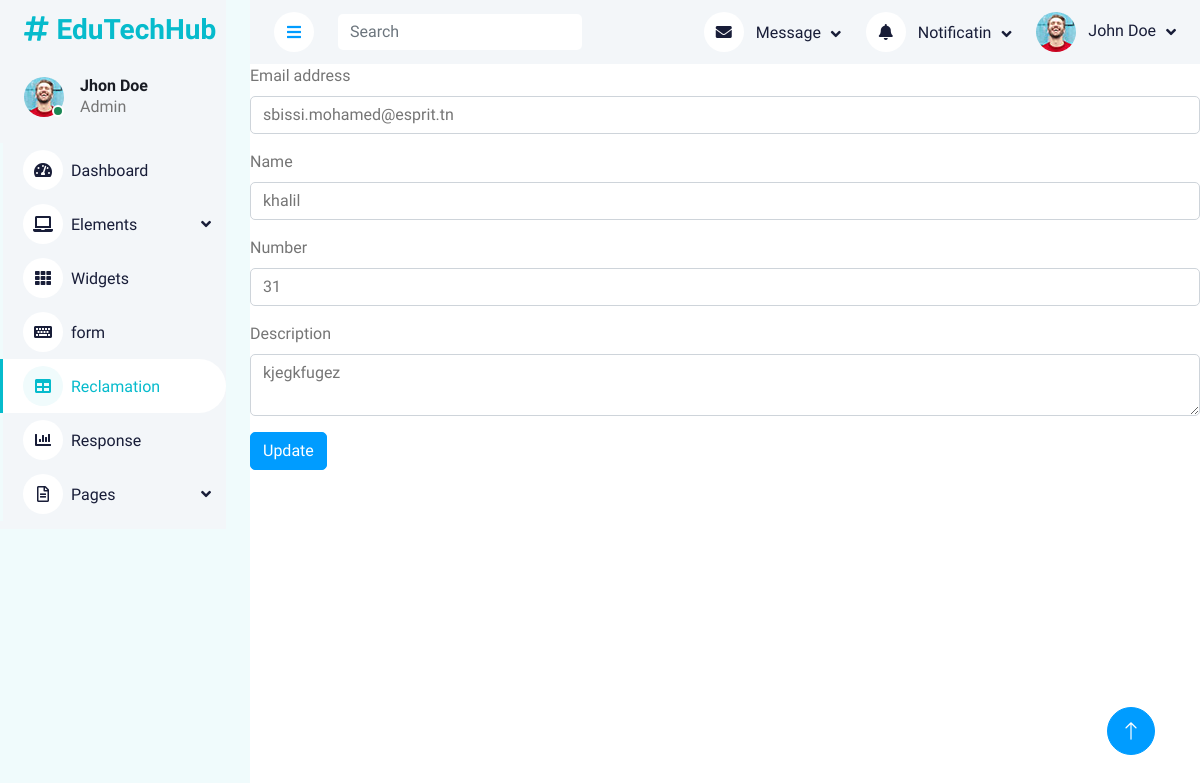
The app's page /view/Back Office/update_reclamation.php?id=10 with its own data.
### tables this page shows
CREATE TABLE `reclamations` (
  `id_recla` int(11) NOT NULL,
  `nom` varchar(50) NOT NULL,
  `num` int(11) NOT NULL,
  `email` varchar(255) NOT NULL,
  `description` varchar(50) NOT NULL
);

### controller/reclamationC.php (called while the page is built, shortened)
<?php
    class reclamationC{
function showreclamation($id)
{
    $sql = "SELECT * from reclamations where id_recla = $id";
    $db = config::getConnexion();
    try {
        $query = $db->prepare($sql);
        $query->execute();
        $reclamations = $query->fetch();
        return $reclamations;
    } catch (Exception $e) {
        die('Error: ' . $e->getMessage());
    }
}
}
?>

### view/Back Office/update_reclamation.php (the view, shortened to what this page needs)
<?php
    include "../../Controller/reclamationC.php";
    if(isset($_GET['id'])) {
        $recC = new reclamationC();
        $reclamation = $recC->showreclamation($_GET['id']);
    } else {
        header('Location:SomePage.php');
        exit;
    }
?>
<!DOCTYPE html>
<html lang="en">
<head>
    <link href="https://cdnjs.cloudflare.com/ajax/libs/font-awesome/5.10.0/css/all.min.css" rel="stylesheet">
    <link href="https://cdn.jsdelivr.net/npm/bootstrap-icons@1.4.1/font/bootstrap-icons.css" rel="stylesheet">
    <link href="lib/owlcarousel/assets/owl.carousel.min.css" rel="stylesheet">
    <link href="lib/tempusdominus/css/tempusdominus-bootstrap-4.min.css" rel="stylesheet" />
    <link href="css/bootstrap.min.css" rel="stylesheet">
    <link href="css/style.css" rel="stylesheet">
</head>
<body>
    <div class="container-fluid position-relative bg-white d-flex p-0">
        <?php require ('menu.php'); ?>
        <form method="POST">
            <div class="mb-3">
                <label for="exampleInputEmail1" class="form-label">Email address</label>
                <input type="email" class="form-control" id="exampleInputEmail1" aria-describedby="emailHelp" name="email" value="<?php echo $reclamation['email']; ?>">
            </div>
            <div class="mb-3">
                <label for="exampleInputPassword1" class="form-label">Name</label>
                <input type="text" class="form-control" id="exampleInputName" name="nom" value="<?php echo $reclamation['nom']; ?>">
            </div>
            <div class="mb-3">
                <label for="exampleInputNumber" class="form-label">Number</label>
                <input type="text" class="form-control" id="exampleInputNumber" name="num" value="<?php echo $reclamation['num']; ?>">
            </div>
            <div class="mb-3">
                <label for="exampleInputDescription" class="form-label">Description</label>
                <textarea class="form-control" id="exampleInputDescription" name="description"><?php echo $reclamation['description']; ?></textarea>
            </div>
            <button type="submit" class="btn btn-primary">Update</button>
        </form>
        <a href="#" class="btn btn-lg btn-primary btn-lg-square back-to-top"><i class="bi bi-arrow-up"></i></a>
    </div>
</body>
</html>

### view/Back Office/css/style.css (style rules this page uses)
:root { --primary: #06BBCC; --light: #F0FBFC; --dark: #181d38; }
.back-to-top { position: fixed; display: none; right: 45px; bottom: 45px; z-index: 99; }
.btn { transition: .5s; }
.btn.btn-primary { color: #FFFFFF; }
.btn-lg-square { width: 48px; height: 48px; }
.btn-square, .btn-sm-square, .btn-lg-square { padding: 0; display: inline-flex; align-items: center; justify-content: center; font-weight: normal; border-radius: 50px; }

### records on screen
reclamations: email "sbissi.mohamed@esprit.tn", nom "khalil", num "31", description "kjegkfugez"
